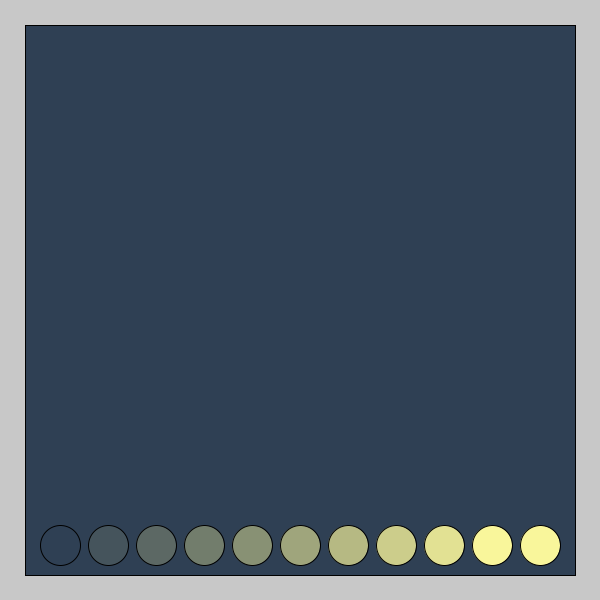
Frame 1 (no input)
Frame 60 (the mouse pressed at the canvas centre just before this capture): identical to frame 1, image omitted
Frame 120 (the mouse held since frame 60 and released just before this capture): identical to frame 1, image omitted

The Processing sketch that drew this single still picture (run headless with seeded random() and noise(); from frame 60 on, the mouse is pressed at the canvas centre):

// Processing sketch: ForRows
// ── ForRows.pde
void setup() {
   size(600, 600);
}

void draw() {
   background(200);
   fill(47, 64, 84);
   rect(25, 25, 550, 550);
   
   for (int eCount = 0; eCount<11; eCount++) {
      int xValue = 60 + (eCount * 48);
      float myAlpha = map(eCount, 0, 9, 0, 255);
      fill(249, 246, 155, myAlpha);
      ellipse(xValue, height/1.1, 40, 40);
   }
}
